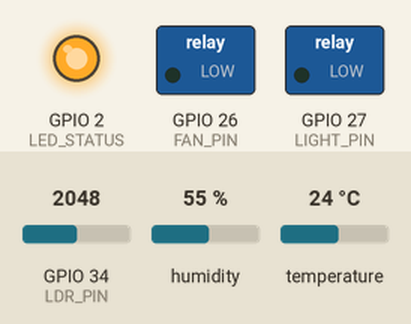
This sketch was run on a simulated ESP32. Shown: switched loads named in the sketch (green lamp = pin HIGH), output pins drawn as LEDs (lit = HIGH). The inputs (shaded band) are chosen by the test bench; at power-on: GPIO 34 (LDR_PIN) = 2048, humidity 55 %, temperature 24 °C. WiFi joins after 1.5 s; servers stay silent unless stated; uploads are accepted with an empty reply; what the sketch prints to the serial monitor is not drawn.

Above: at 4.2 s.
At 7.1 s:
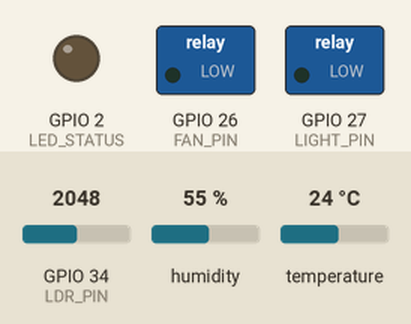
Timing chart, 0 to 12.1 s (numbered marks = the images above):
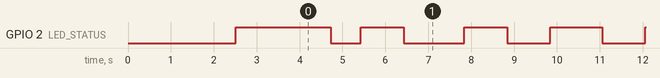

The sketch:

sketch.ino
```cpp
#include <WiFi.h>
#include <HTTPClient.h>
#include <ArduinoJson.h>
#include <DHT.h>

// ===== CONFIGURAÇÕES WiFi =====
const char* WIFI_SSID = "Wokwi-GUEST";
const char* WIFI_PASSWORD = "";

// ===== CONFIGURAÇÕES Firebase =====
const char* FIREBASE_HOST = "https://seu-projeto.firebaseio.com";
const char* DEVICE_ID = "device_001";

// ===== PINOS =====
#define DHT_PIN 15        // Sensor DHT22
#define LDR_PIN 34        // Sensor LDR (ADC)
#define FAN_PIN 26        // Relé do Ventilador
#define LIGHT_PIN 27      // Relé da Luz
#define LED_STATUS 2      // LED interno (status conexão)

// ===== CONFIGURAÇÕES SENSORES =====
#define DHT_TYPE DHT22
DHT dht(DHT_PIN, DHT_TYPE);

// ===== VARIÁVEIS GLOBAIS =====
unsigned long lastSensorRead = 0;
unsigned long lastActuatorCheck = 0;
const long SENSOR_INTERVAL = 3000;      // Lê sensores a cada 3s
const long ACTUATOR_INTERVAL = 1000;    // Verifica atuadores a cada 1s

bool wifiConnected = false;
bool firebaseInitialized = false;

// ===== ESTRUTURAS DE DADOS =====
struct SensorData {
  float temperature;
  int humidity;
  int light;
};

struct ActuatorState {
  bool fan;
  bool light;
  String fanMode;
  String lightMode;
};

ActuatorState currentState = {false, false, "manual", "manual"};
SensorData lastSensorData = {22.0, 60, 400};

// ========================================
// FUNÇÕES DE CONEXÃO
// ========================================
void setupWiFi() {
  Serial.println("\n[WiFi] Conectando...");
  WiFi.begin(WIFI_SSID, WIFI_PASSWORD);

  int attempts = 0;
  while (WiFi.status() != WL_CONNECTED && attempts < 20) {
    delay(500);
    Serial.print(".");
    attempts++;
  }

  if (WiFi.status() == WL_CONNECTED) {
    wifiConnected = true;
    Serial.println("\n[WiFi] ✓ Conectado!");
    Serial.print("[WiFi] IP: ");
    Serial.println(WiFi.localIP());
    digitalWrite(LED_STATUS, HIGH);
  } else {
    Serial.println("\n[WiFi] ✗ Falha na conexão");
    digitalWrite(LED_STATUS, LOW);
  }
}

// ========================================
// FUNÇÕES FIREBASE
// ========================================
String getFirebasePath(String path) {
  return String(FIREBASE_HOST) + "/" + path + ".json";
}

bool sendToFirebase(String path, String jsonData) {
  if (!wifiConnected) return false;

  HTTPClient http;
  String url = getFirebasePath(path);

  http.begin(url);
  http.addHeader("Content-Type", "application/json");

  int httpCode = http.PUT(jsonData);
  bool success = (httpCode == 200 || httpCode == 201);

  if (success) {
    Serial.println("[Firebase] ✓ Enviado: " + path);
  } else {
    Serial.println("[Firebase] ✗ Erro: " + String(httpCode));
  }

  http.end();
  return success;
}

String getFromFirebase(String path) {
  if (!wifiConnected) return "{}";

  HTTPClient http;
  String url = getFirebasePath(path);

  http.begin(url);
  int httpCode = http.GET();

  String payload = "{}";
  if (httpCode == 200) {
    payload = http.getString();
  } else {
    Serial.println("[Firebase] ✗ Erro ao ler: " + String(httpCode));
  }

  http.end();
  return payload;
}

void initializeFirebaseDevice() {
  Serial.println("[Firebase] Inicializando dispositivo...");

  StaticJsonDocument<1024> doc;

  doc["name"] = "Sala de Estar";
  doc["location"] = "Casa";
  doc["status"] = "online";
  doc["lastUpdate"] = millis();

  // Sensores iniciais
  JsonObject sensors = doc.createNestedObject("sensors");
  JsonObject temp = sensors.createNestedObject("temperature");
  temp["value"] = 22;
  temp["unit"] = "°C";
  temp["timestamp"] = millis();

  JsonObject hum = sensors.createNestedObject("humidity");
  hum["value"] = 60;
  hum["unit"] = "%";
  hum["timestamp"] = millis();

  JsonObject light = sensors.createNestedObject("light");
  light["value"] = 400;
  light["unit"] = "lux";
  light["timestamp"] = millis();

  // Atuadores iniciais
  JsonObject actuators = doc.createNestedObject("actuators");
  JsonObject fan = actuators.createNestedObject("fan");
  fan["state"] = false;
  fan["mode"] = "manual";

  JsonObject lightAct = actuators.createNestedObject("light");
  lightAct["state"] = false;
  lightAct["mode"] = "manual";

  // Configurações
  JsonObject settings = doc.createNestedObject("settings");
  settings["tempThreshold"] = 26;
  settings["lightThreshold"] = 300;
  settings["autoMode"] = true;

  String jsonData;
  serializeJson(doc, jsonData);

  bool success = sendToFirebase("devices/" + String(DEVICE_ID), jsonData);

  if (success) {
    firebaseInitialized = true;
    Serial.println("[Firebase] ✓ Dispositivo inicializado");
  }
}

// ========================================
// FUNÇÕES DOS SENSORES
// ========================================
SensorData readSensors() {
  SensorData data;

  // 1. Lê temperatura e umidade do DHT22
  data.temperature = dht.readTemperature();
  data.humidity = (int)dht.readHumidity();

  // 2. Lê luminosidade do LDR (Pino 34)
  int analogValue = analogRead(LDR_PIN);

  // --- CÁLCULO DE CONVERSÃO LUX (LOGARÍTMICO) ---
  // Constantes baseadas nas características do LDR padrão
  const float GAMMA = 0.7;
  const float RL10 = 50;

  // Converte o valor do ADC (0-4095) para tensão
  float voltage = analogValue / 4095.0 * 3.3;

  // Calcula a resistência do LDR em Ohms
  // Considera um divisor de tensão com resistor de 10k
  float resistance = (10000 * voltage) / (3.3 - voltage);

  // Calcula o Lux usando a curva logarítmica
  float lux = pow(RL10 * 1e3 * pow(10, GAMMA) / resistance, (1 / GAMMA));

  // 3. Validação e limites (0.1 a 100.000)
  if (isnan(lux) || isinf(lux)) lux = 0.1;
  if (lux > 100000) lux = 100000;
  if (lux < 0.1) lux = 0.1;

  data.light = (int)lux;

  // Valida leituras do DHT
  if (isnan(data.temperature)) {
    data.temperature = 22.0;
    Serial.println("[Sensor] ⚠ Erro ao ler temperatura");
  }
  if (isnan(data.humidity)) {
    data.humidity = 60;
    Serial.println("[Sensor] ⚠ Erro ao ler umidade");
  }

  // 4. Logs de Debug
  Serial.println("\n[Sensores] Leituras:");
  Serial.printf("  Temperatura: %.1f°C\n", data.temperature);
  Serial.printf("  Umidade: %d%%\n", data.humidity);
  Serial.printf("  Luminosidade: %d lux (ADC: %d, Voltagem: %.2fV)\n",
                data.light, analogValue, voltage);

  return data;
}

void sendSensorsToFirebase(SensorData data) {
  unsigned long timestamp = millis();

  StaticJsonDocument<512> doc;

  JsonObject temp = doc.createNestedObject("temperature");
  temp["value"] = data.temperature;
  temp["unit"] = "°C";
  temp["timestamp"] = timestamp;

  JsonObject hum = doc.createNestedObject("humidity");
  hum["value"] = data.humidity;
  hum["unit"] = "%";
  hum["timestamp"] = timestamp;

  JsonObject light = doc.createNestedObject("light");
  light["value"] = data.light;
  light["unit"] = "lux";
  light["timestamp"] = timestamp;

  String jsonData;
  serializeJson(doc, jsonData);

  sendToFirebase("devices/" + String(DEVICE_ID) + "/sensors", jsonData);
  sendToFirebase("devices/" + String(DEVICE_ID) + "/lastUpdate", String(timestamp));

  // Salva última leitura
  lastSensorData = data;
}

// ========================================
// FUNÇÕES DOS ATUADORES
// ========================================
void updateActuators() {
  // Lê configurações e thresholds
  String settingsData = getFromFirebase("devices/" + String(DEVICE_ID) + "/settings");
  StaticJsonDocument<256> settingsDoc;
  deserializeJson(settingsDoc, settingsData);

  float tempThreshold = settingsDoc["tempThreshold"] | 26.0;
  int lightThreshold = settingsDoc["lightThreshold"] | 300;

  // Lê estado e modo dos atuadores
  String fanData = getFromFirebase("devices/" + String(DEVICE_ID) + "/actuators/fan");
  String lightData = getFromFirebase("devices/" + String(DEVICE_ID) + "/actuators/light");

  StaticJsonDocument<128> fanDoc;
  deserializeJson(fanDoc, fanData);
  String fanMode = fanDoc["mode"] | "manual";
  bool fanState = fanDoc["state"] | false;

  StaticJsonDocument<128> lightDoc;
  deserializeJson(lightDoc, lightData);
  String lightMode = lightDoc["mode"] | "manual";
  bool lightState = lightDoc["state"] | false;

  // ===== VENTILADOR =====
  if (fanMode == "auto") {
    // Modo automático: controla baseado na temperatura
    bool shouldFanBeOn = lastSensorData.temperature > tempThreshold;

    if (shouldFanBeOn != fanState) {
      // Atualiza estado no Firebase
      sendToFirebase("devices/" + String(DEVICE_ID) + "/actuators/fan/state",
                     shouldFanBeOn ? "true" : "false");
      fanState = shouldFanBeOn;

      Serial.printf("[AUTO] Ventilador %s (Temp: %.1f°C, Limite: %.1f°C)\n",
                    shouldFanBeOn ? "LIGADO" : "DESLIGADO",
                    lastSensorData.temperature, tempThreshold);
    }
  }

  // ===== ILUMINAÇÃO =====
  if (lightMode == "auto") {
    // Modo automático: controla baseado na luminosidade
    // Quanto MENOS luz (valor baixo), LIGA a iluminação
    bool shouldLightBeOn = lastSensorData.light < lightThreshold;

    if (shouldLightBeOn != lightState) {
      // Atualiza estado no Firebase
      sendToFirebase("devices/" + String(DEVICE_ID) + "/actuators/light/state",
                     shouldLightBeOn ? "true" : "false");
      lightState = shouldLightBeOn;

      Serial.printf("[AUTO] Luz %s (Luminosidade: %d lux, Limite: %d lux)\n",
                    shouldLightBeOn ? "LIGADA" : "DESLIGADA",
                    lastSensorData.light, lightThreshold);
    }
  }

  // ===== ATUALIZA HARDWARE (sempre atualiza baseado no estado atual) =====
  if (fanState != currentState.fan) {
    currentState.fan = fanState;
    digitalWrite(FAN_PIN, fanState ? HIGH : LOW);
    Serial.printf("[Hardware] Ventilador → %s\n", fanState ? "LIGADO" : "DESLIGADO");
  }

  if (lightState != currentState.light) {
    currentState.light = lightState;
    digitalWrite(LIGHT_PIN, lightState ? HIGH : LOW);
    Serial.printf("[Hardware] Luz → %s\n", lightState ? "LIGADA" : "DESLIGADA");
  }

  // Atualiza modos salvos
  if (fanMode != currentState.fanMode) {
    currentState.fanMode = fanMode;
    Serial.printf("[Modo] Ventilador: %s\n", fanMode.c_str());
  }

  if (lightMode != currentState.lightMode) {
    currentState.lightMode = lightMode;
    Serial.printf("[Modo] Luz: %s\n", lightMode.c_str());
  }
}

// ========================================
// SETUP E LOOP
// ========================================
void setup() {
  Serial.begin(115200);
  delay(1000);

  Serial.println("\n\n========================================");
  Serial.println("   ESP32 IoT - Firebase Auto/Manual");
  Serial.println("========================================\n");

  // Configuração dos pinos
  pinMode(LED_STATUS, OUTPUT);
  pinMode(FAN_PIN, OUTPUT);
  pinMode(LIGHT_PIN, OUTPUT);
  pinMode(LDR_PIN, INPUT);

  digitalWrite(FAN_PIN, LOW);
  digitalWrite(LIGHT_PIN, LOW);
  digitalWrite(LED_STATUS, LOW);

  // Inicializa DHT22
  dht.begin();

  // Conecta WiFi
  setupWiFi();

  // Inicializa Firebase
  if (wifiConnected) {
    delay(1000);
    initializeFirebaseDevice();
  }

  Serial.println("\n[Sistema] ✓ Pronto!");
  Serial.println("========================================\n");
}

void loop() {
  unsigned long currentMillis = millis();

  // Verifica conexão WiFi
  if (WiFi.status() != WL_CONNECTED) {
    if (wifiConnected) {
      Serial.println("[WiFi] ✗ Conexão perdida");
      wifiConnected = false;
      digitalWrite(LED_STATUS, LOW);
    }
    setupWiFi();
    return;
  }

  // Lê e envia sensores periodicamente
  if (currentMillis - lastSensorRead >= SENSOR_INTERVAL) {
    lastSensorRead = currentMillis;

    if (firebaseInitialized) {
      SensorData data = readSensors();
      sendSensorsToFirebase(data);
    }
  }

  // Verifica e atualiza atuadores periodicamente
  if (currentMillis - lastActuatorCheck >= ACTUATOR_INTERVAL) {
    lastActuatorCheck = currentMillis;

    if (firebaseInitialized) {
      updateActuators();
    }
  }

  // Pisca LED de status
  static unsigned long lastBlink = 0;
  if (currentMillis - lastBlink >= 1000) {
    lastBlink = currentMillis;
    if (wifiConnected) {
      digitalWrite(LED_STATUS, !digitalRead(LED_STATUS));
    }
  }

  delay(100);
}
```

Measured:
- by itself, GPIO 2 (LED_STATUS): moves between LOW and HIGH, repeating every 6.4 s
- by itself, everything shown: repeats every 6.4 s, in 6 steps
